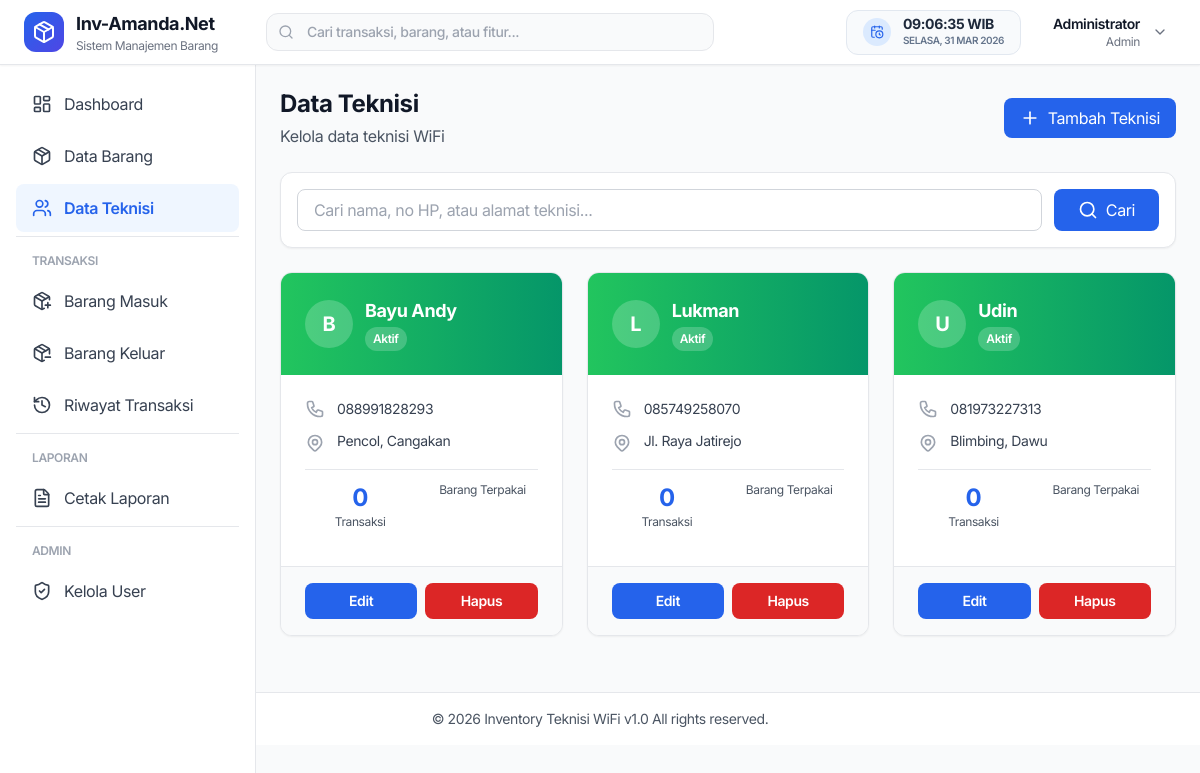
The page /teknisi/index.php (signed in) on the database its author committed.
### tables this page shows
CREATE TABLE `users` (
  `id` int NOT NULL,
  `username` varchar(50) NOT NULL,
  `password` varchar(255) NOT NULL,
  `nama_lengkap` varchar(100) NOT NULL,
  `email` varchar(100) DEFAULT NULL,
  `role` enum('admin','teknisi') DEFAULT 'teknisi',
  `foto_profil` varchar(255) DEFAULT NULL,
  `created_at` timestamp NOT NULL DEFAULT CURRENT_TIMESTAMP,
  `updated_at` timestamp NOT NULL DEFAULT CURRENT_TIMESTAMP ON UPDATE CURRENT_TIMESTAMP
);

CREATE TABLE `teknisi` (
  `id` int NOT NULL,
  `nama` varchar(100) NOT NULL,
  `no_hp` varchar(20) DEFAULT NULL,
  `alamat` text,
  `status` enum('aktif','nonaktif') DEFAULT 'aktif',
  `created_at` timestamp NOT NULL DEFAULT CURRENT_TIMESTAMP
);

### includes/auth_check.php (called while the page is built, shortened)
<?php
require_once __DIR__ . '/../config/database.php';
$user_id = $_SESSION['user_id'];
$query = "SELECT * FROM users WHERE id = ?";
$stmt = mysqli_prepare($conn, $query);
mysqli_stmt_bind_param($stmt, "i", $user_id);
mysqli_stmt_execute($stmt);
$result = mysqli_stmt_get_result($stmt);
$user = mysqli_fetch_assoc($result);
?>

### functions/teknisi.php (called while the page is built, shortened)
<?php
function getAllTeknisi($conn) {
    $query = "SELECT * FROM teknisi ORDER BY created_at DESC";
    return mysqli_query($conn, $query);
}
function getTeknisiStats($conn, $id_teknisi) {
    $id_teknisi = mysqli_real_escape_string($conn, $id_teknisi);
    $query = "SELECT
              COUNT(*) as total_transaksi,
              SUM(CASE WHEN tipe = 'keluar' THEN jumlah ELSE 0 END) as total_barang
              FROM transaksi
              WHERE id_teknisi = '$id_teknisi'";
    $result = mysqli_query($conn, $query);
    return mysqli_fetch_assoc($result);
}
?>

### public/teknisi/index.php (the view, shortened to what this page needs)
<?php
require_once '../../includes/auth_check.php';
require_once '../../functions/teknisi.php';
$teknisi_list = isset($_GET['search']) && $_GET['search'] != ''
    ? searchTeknisi($conn, $_GET['search'])
    : getAllTeknisi($conn);
require_once '../../includes/header.php';
?>
<?php require_once '../../includes/sidebar.php'; ?>
<div class="lg:ml-64 pt-16">
    <div class="p-6">
        <div class="flex flex-col md:flex-row md:items-center md:justify-between mb-6">
            <div>
                <h1 class="text-2xl font-bold text-gray-900">Data Teknisi</h1>
                <p class="text-gray-600 mt-1">Kelola data teknisi WiFi</p>
            </div>
            <div class="mt-4 md:mt-0">
                <a href="tambah" class="inline-flex items-center gap-2 px-4 py-2 bg-blue-600 text-white rounded-lg hover:bg-blue-700 transition">
                    <i data-lucide="plus" class="w-5 h-5"></i>
                    Tambah Teknisi
                </a>
            </div>
        </div>
        <div class="bg-white rounded-xl shadow-sm border border-gray-200 p-4 mb-6">
            <form method="GET" class="flex flex-col md:flex-row gap-3">
                <div class="flex-1">
                    <input type="text" name="search" value="<?= $_GET['search'] ?? '' ?>"
                           placeholder="Cari nama, no HP, atau alamat teknisi..."
                           class="w-full px-4 py-2 border border-gray-300 rounded-lg focus:ring-2 focus:ring-blue-500 focus:border-blue-500">
                </div>
                <button type="submit" class="px-6 py-2 bg-blue-600 text-white rounded-lg hover:bg-blue-700 transition">
                    <span class="flex items-center gap-2">
                        <i data-lucide="search" class="w-5 h-5"></i>
                        Cari
                    </span>
                </button>
            </form>
        </div>
        <div class="grid grid-cols-1 md:grid-cols-2 lg:grid-cols-3 gap-6">
            <?php while ($row = mysqli_fetch_assoc($teknisi_list)):
                $stats = getTeknisiStats($conn, $row['id']);
            ?>
            <div class="bg-white rounded-xl shadow-sm border border-gray-200 hover:shadow-md transition overflow-hidden">
                <div class="p-6 <?= $row['status'] == 'aktif' ? 'bg-gradient-to-r from-green-500 to-emerald-600' : 'bg-gradient-to-r from-gray-400 to-gray-500' ?> text-white">
                    <div class="flex items-start justify-between">
                        <div class="flex items-center gap-3">
                            <div class="w-12 h-12 bg-white bg-opacity-20 rounded-full flex items-center justify-center text-xl font-bold">
                                <?= strtoupper(substr($row['nama'], 0, 1)) ?>
                            </div>
                            <div>
                                <h3 class="font-bold text-lg"><?= $row['nama'] ?></h3>
                                <span class="inline-block px-2 py-1 text-xs font-semibold rounded-full bg-white bg-opacity-20">
                                    <?= ucfirst($row['status']) ?>
                                </span>
                            </div>
                        </div>
                    </div>
                </div>
                <div class="p-6">
                    <div class="space-y-3 mb-4">
                        <div class="flex items-center gap-3 text-gray-700">
                            <span class="text-sm"><?= $row['no_hp'] ?: '-' ?></span>
                        </div>
                        <div class="flex items-start gap-3 text-gray-700">
                            <span class="text-sm"><?= $row['alamat'] ?: '-' ?></span>
                        </div>
                    </div>
                    <div class="grid grid-cols-2 gap-3 py-3 border-t border-gray-200">
                        <div class="text-center">
                            <p class="text-2xl font-bold text-blue-600"><?= $stats['total_transaksi'] ?></p>
                            <p class="text-xs text-gray-600">Transaksi</p>
                        </div>
                        <div class="text-center">
                            <p class="text-xs text-gray-600">Barang Terpakai</p>
                        </div>
                    </div>
                </div>
                <div class="px-6 py-4 bg-gray-50 border-t border-gray-200 flex gap-2">
                    <a href="edit.php?id=<?= $row['id'] ?>"
                       class="flex-1 px-4 py-2 bg-blue-600 text-white text-center text-sm font-semibold rounded-lg hover:bg-blue-700 transition">
                        Edit
                    </a>
                    <a href="hapus.php?id=<?= $row['id'] ?>"
                       onclick="return confirm('Apakah Anda yakin ingin menghapus teknisi \'<?= htmlspecialchars($row['nama'], ENT_QUOTES) ?>\'?\n\nData yang sudah dihapus tidak dapat dikembalikan!');"
                       class="flex-1 px-4 py-2 bg-red-600 text-white text-center text-sm font-semibold rounded-lg hover:bg-red-700 transition">
                        Hapus
                    </a>
                </div>
            </div>
            <?php endwhile; ?>
        </div>
    </div>
<?php require_once '../../includes/footer.php'; ?>

### includes/header.php (shortened to what this page needs)
<!DOCTYPE html>
<html lang="id">
<head>
    <script src="https://cdn.tailwindcss.com"></script>
</head>
<body class="bg-gray-50 text-gray-800 tracking-tight">
    <nav class="bg-white shadow-sm border-b border-gray-200 fixed top-0 left-0 right-0 z-50">
        <div class="px-4 lg:px-6">
            <div class="flex items-center justify-between h-16">
                <div class="flex items-center gap-4 flex-1">
                    <div class="flex items-center gap-3">
                        <div class="w-10 h-10 bg-gradient-to-br from-blue-600 to-indigo-600 rounded-xl flex items-center justify-center">
                            <i data-lucide="package" class="w-6 h-6 text-white"></i>
                        </div>
                        <div class="hidden md:block min-w-max">
                            <h1 class="text-lg font-bold text-gray-900">Inv-Amanda.Net</h1>
                            <p class="text-xs text-gray-500">Sistem Manajemen Barang</p>
                        </div>
                    </div>
                    <div class="hidden lg:flex max-w-md w-full ml-8 mr-auto">
                    <form action="<?= BASE_URL ?>/public/transaksi/riwayat" method="GET" class="relative w-full">
                        <div class="absolute inset-y-0 left-0 pl-3 flex items-center pointer-events-none">
                        </div>
                        <input type="text" name="search" class="block w-full pl-10 pr-3 py-2 border border-gray-200 rounded-xl leading-5 bg-gray-50 text-sm placeholder-gray-400 focus:outline-none focus:bg-white focus:ring-2 focus:ring-blue-500 focus:border-blue-500 transition-all font-medium" placeholder="Cari transaksi, barang, atau fitur...">
                    </form>
                </div>
                </div>
                <div class="flex items-center gap-4 md:gap-6">
                    <div class="hidden lg:flex items-center gap-3 px-4 py-1.5 bg-slate-50 border border-slate-200 rounded-xl">
                        <div class="w-7 h-7 rounded-full bg-blue-100 flex items-center justify-center text-blue-600">
                            <i data-lucide="calendar-clock" class="w-3.5 h-3.5"></i>
                        </div>
                        <div class="text-left">
                            <p id="liveTime" class="text-sm font-bold tracking-tight text-slate-800 leading-none">--:--:--</p>
                            <p id="liveDate" class="text-[10px] font-semibold text-slate-500 uppercase mt-0.5">------</p>
                        </div>
                    </div>
                    <div class="relative">
                        <button onclick="toggleUserMenu()" class="flex items-center gap-3 p-2 rounded-xl hover:bg-slate-100 transition">
                            <div class="hidden md:block text-right">
                                <p class="text-sm font-semibold text-gray-900"><?= $user['nama_lengkap'] ?></p>
                                <p class="text-xs text-gray-500"><?= ucfirst($user['role']) ?></p>
                            </div>
                            <i data-lucide="chevron-down" class="w-4 h-4 text-gray-500"></i>
                        </button>
                    </div>
                </div>
            </div>
        </div>
    </nav>

### includes/header.php (style rules this page uses)
body { font-family: 'Inter', sans-serif; }

### rows shown on the page
users: nama_lengkap "Administrator", role "Admin"
teknisi: nama "B", nama "Bayu Andy", status "Aktif", no_hp "088991828293", alamat "Pencol, Cangakan", total_transaksi "0"
teknisi: nama "L", nama "Lukman", status "Aktif", no_hp "085749258070", alamat "Jl. Raya Jatirejo", total_transaksi "0"
teknisi: nama "U", nama "Udin", status "Aktif", no_hp "081973227313", alamat "Blimbing, Dawu", total_transaksi "0"
